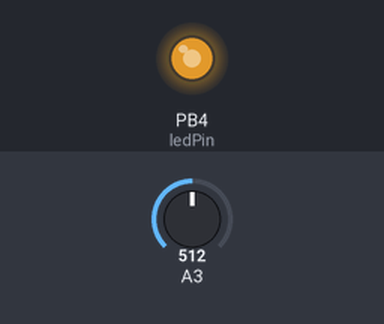
The sketch below on a simulated ATtiny85, built with avr-gcc and run on an emulated ATtiny85. On the bench: output pins drawn as LEDs (lit = HIGH). Inputs (shaded band) come from the test bench; at power-on: A3 = 512.

Above: at 1.2 s.
1.3 s: A3 set to 990
At 1.9 s:
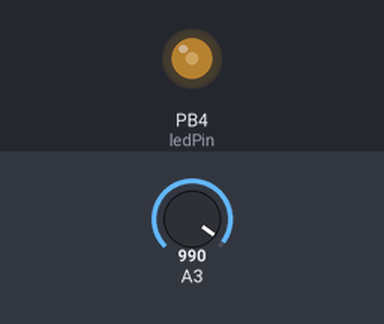
4.3 s: A3 set to 1010
At 4.8 s:
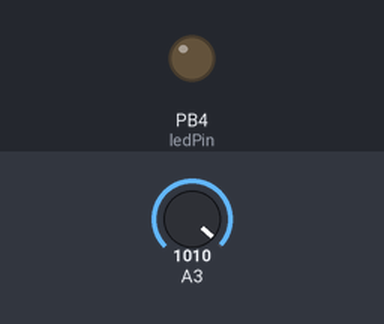
Timing chart, 0 to 7.3 s (numbered marks = the images above; inputs shaded):
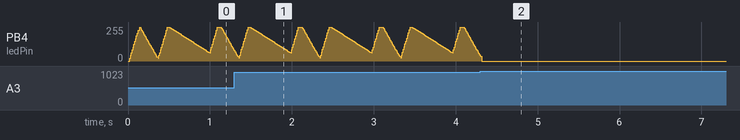

Measured:
- the behaviour switches between 999 and 1000 on A3 (found by bisection; images 1 and 2)

The sketch:

rrollV3.ino
```cpp
/*
Heartbeat code based on Emily Lovell's LilyTiny:
http://dlnmh9ip6v2uc.cloudfront.net/datasheets/E-Textiles/Lilypad/LilyTiny.ino
https://users.soe.ucsc.edu/~emme/

Arduino pinout development based on FunShield:
https://www.tindie.com/products/MakersBox/funshield-arduino-shield-kit/

Not all Attiny cores support the tone() function. Try this one
https://github.com/SpenceKonde/ATTinyCore

ATMEL ATTINY45/85 Pin Assignments
                   +-\/-+
  Ain0 (D 5) PB5  1|    |8  Vcc
  Ain3 (D 3) PB3  2|    |7  PB2 (D 2) Ain1
  Ain2 (D 4) PB4  3|    |6  PB1 (D 1) pwm1
             GND  4|    |5  PB0 (D 0) pwm0

cd C:\Users\Maker's Box\Documents\arduino-1.6.4\hardware\tools\avr\bin
avrdude -C ..\etc\avrdude.conf -P COM12 -b 19200 -c avrisp -p attiny25 -v -e -U lfuse:w:0xE2:m -U hfuse:w:0xD7:m -U efuse:w:0xFf:m  -U flash:w:ICanSMDv25.hex


*/


int ledPin = 4;  // assume negative lead
int touchPin = 3;

int on_time = 10;  // in seconds


void setup(){

  // test: with a weak pullup, the pin will read HIGH if LED in backward (no path for current)
  pinMode(touchPin, INPUT);
  digitalWrite(touchPin, HIGH);

  pinMode(ledPin, OUTPUT);

}


void loop(){
  if(0){
    int val = 1000;
    if(checkTouch()){
      val = 100;
    }
    digitalWrite(ledPin, HIGH);
    delay(val);
    digitalWrite(ledPin, LOW);
    delay(val);
  }

  heartBeat(on_time);
}


bool checkTouch(){
  int val = analogRead(touchPin);
  if (val < 1000){
    return true;
  }
  return false;
}

boolean heartBeat(int on_time){
  // based on http://dlnmh9ip6v2uc.cloudfront.net/datasheets/E-Textiles/Lilypad/LilyTiny.ino

  // Variables and constants for fading pin. Needs to be a hardware PWM pin; on
  byte heartStage = 0;
  int heartBrightness = 0;
  byte heartCounter = 0;
  long off_time = millis() + on_time * 1000;

  while(millis() < off_time){
    delayMicroseconds(9999);
    // calculate brightness for heartbeat pin (by cycling
    // through phases of pulse pattern)
    heartCounter++;
    if (heartCounter > 144) {
      heartStage = (heartStage + 1) % 4;
      heartCounter = 0;
    }
    else {
      if(checkTouch()){
        analogWrite(ledPin, heartBrightness);
      }
      else{
        digitalWrite(ledPin, LOW);
      }
      switch(heartStage) {
        case 0:
          heartCounter += 144/12.0;
          heartBrightness += 255/12.0;
          if (heartBrightness > 255)
            heartBrightness = 255;
          break;
        case 1:
          heartCounter += 144/24.0;
          heartBrightness -= 255/24.0;
          if (heartBrightness < 0)
            heartBrightness = 0;
          break;
        case 2:
          heartCounter += 144/12.0;
          heartBrightness += 255/12.0;
          if (heartBrightness > 255)
            heartBrightness = 255;
          break;
        case 3:
          heartCounter += 144/72.0;
          heartBrightness -= 255/72.0;
          if (heartBrightness < 0)
            heartBrightness = 0;
          break;
      }//switch
    }//else

  }

  return(true);
}

/*

void blinks(int val){
  int msd = 1000;
  bool fsd = false;
  if (val == 0){
    blink(50);
  }
  else{
    while(msd > 0){
      int digit = val / msd;
      if (digit > 0){
        fsd = true;
      }
      if (digit == 0 && fsd){
        blink(50);
      }
      for(int x=0; x < digit; x++){
        blink(500);
      }
      delay(1000);
      val = val - msd * digit;
      msd = msd / 10;
    }
  }
}


void blink(int val){
  digitalWrite(ledPinPos, HIGH);
  delay(val);
  digitalWrite(ledPinPos, LOW);
  delay(val);
}

*/
```
